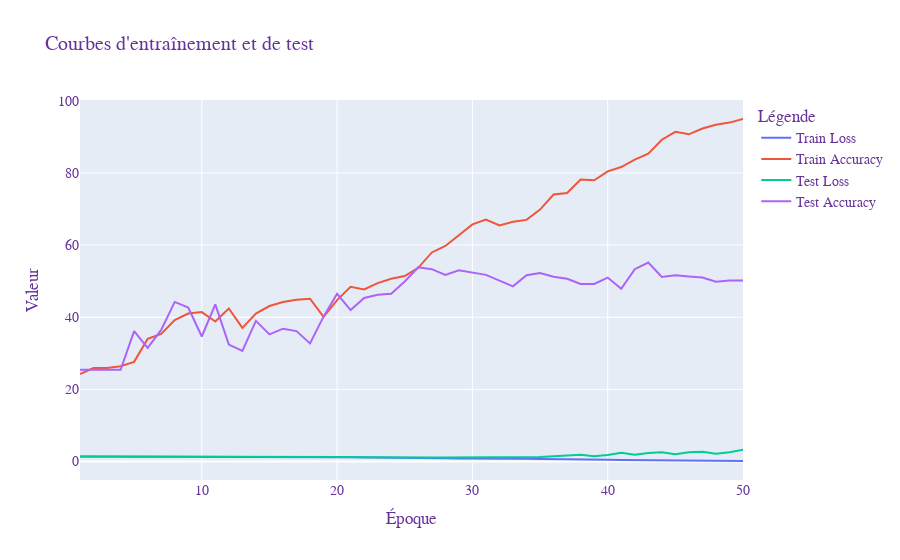

Notebook source saved alongside this figure:
### Code cell
import plotly.graph_objects as go

# Créer les traces pour les courbes d'entraînement et de test
trace_train_loss = go.Scatter(x=list(range(1, num_epochs+1)), y=train_losses, mode='lines', name='Train Loss')
trace_train_acc = go.Scatter(x=list(range(1, num_epochs+1)), y=train_accuracies, mode='lines', name='Train Accuracy')
trace_test_loss = go.Scatter(x=list(range(1, num_epochs+1)), y=test_losses, mode='lines', name='Test Loss')
trace_test_acc = go.Scatter(x=list(range(1, num_epochs+1)), y=test_accuracies, mode='lines', name='Test Accuracy')

# Créer la figure
fig = go.Figure()
fig.add_trace(trace_train_loss)
fig.add_trace(trace_train_acc)
fig.add_trace(trace_test_loss)
fig.add_trace(trace_test_acc)

# Configurer le layout
fig.update_layout(
    title='Courbes d\'entraînement et de test',
    xaxis_title='Époque',
    yaxis_title='Valeur',
    legend_title="Légende",
    font=dict(
        family="Courier New, monospace",
        size=14,
        color="RebeccaPurple"
    )
)

# Afficher le graphique
fig.show()

### Figure 1 — Plotly figure (JSON) as saved in the notebook; plotly's stock layout.template omitted (floating-point values rounded to 4 significant figures)
{"data": [{"mode": "lines", "name": "Train Loss", "type": "scatter", "x": [1, 2, 3, 4, 5, 6, 7, 8, 9, 10, 11, 12, 13, 14, 15, 16, 17, 18, 19, 20, 21, 22, 23, 24, 25, 26, 27, 28, 29, 30, 31, 32, 33, 34, 35, 36, 37, 38, 39, 40, 41, 42, 43, 44, 45, 46, 47, 48, 49, 50], "y": [1.386, 1.386, 1.385, 1.384, 1.381, 1.365, 1.331, 1.27, 1.257, 1.243, 1.27, 1.225, 1.296, 1.259, 1.237, 1.204, 1.18, 1.183, 1.255, 1.207, 1.155, 1.149, 1.122, 1.109, 1.077, 1.04, 0.9804, 0.9342, 0.8753, 0.814, 0.7758, 0.807, 0.7899, 0.7766, 0.727, 0.6386, 0.6314, 0.5432, 0.5412, 0.4982, 0.4454, 0.4258, 0.3776, 0.3044, 0.2462, 0.2448, 0.2124, 0.2013, 0.184, 0.1492]}, {"mode": "lines", "name": "Train Accuracy", "type": "scatter", "x": [1, 2, 3, 4, 5, 6, 7, 8, 9, 10, 11, 12, 13, 14, 15, 16, 17, 18, 19, 20, 21, 22, 23, 24, 25, 26, 27, 28, 29, 30, 31, 32, 33, 34, 35, 36, 37, 38, 39, 40, 41, 42, 43, 44, 45, 46, 47, 48, 49, 50], "y": [24.25, 25.93, 25.93, 26.43, 27.64, 34, 35.36, 39.21, 41.04, 41.43, 38.82, 42.43, 37.07, 41.04, 43.11, 44.25, 44.86, 45.14, 40.11, 44.75, 48.43, 47.71, 49.46, 50.68, 51.43, 53.71, 57.96, 59.75, 62.71, 65.75, 67.07, 65.43, 66.46, 67, 69.86, 74.04, 74.46, 78.18, 77.96, 80.46, 81.64, 83.71, 85.36, 89.21, 91.39, 90.71, 92.32, 93.36, 93.96, 94.96]}, {"mode": "lines", "name": "Test Loss", "type": "scatter", "x": [1, 2, 3, 4, 5, 6, 7, 8, 9, 10, 11, 12, 13, 14, 15, 16, 17, 18, 19, 20, 21, 22, 23, 24, 25, 26, 27, 28, 29, 30, 31, 32, 33, 34, 35, 36, 37, 38, 39, 40, 41, 42, 43, 44, 45, 46, 47, 48, 49, 50], "y": [1.386, 1.386, 1.385, 1.383, 1.377, 1.381, 1.326, 1.242, 1.255, 1.33, 1.233, 1.357, 1.366, 1.289, 1.301, 1.269, 1.281, 1.331, 1.285, 1.192, 1.248, 1.176, 1.2, 1.171, 1.145, 1.101, 1.095, 1.111, 1.127, 1.228, 1.297, 1.213, 1.265, 1.204, 1.27, 1.474, 1.702, 1.85, 1.497, 1.838, 2.436, 1.913, 2.356, 2.579, 2.052, 2.604, 2.7, 2.177, 2.597, 3.24]}, {"mode": "lines", "name": "Test Accuracy", "type": "scatter", "x": [1, 2, 3, 4, 5, 6, 7, 8, 9, 10, 11, 12, 13, 14, 15, 16, 17, 18, 19, 20, 21, 22, 23, 24, 25, 26, 27, 28, 29, 30, 31, 32, 33, 34, 35, 36, 37, 38, 39, 40, 41, 42, 43, 44, 45, 46, 47, 48, 49, 50], "y": [25.42, 25.42, 25.42, 25.42, 36.17, 31.5, 36.5, 44.25, 42.67, 34.67, 43.58, 32.42, 30.67, 39, 35.25, 36.83, 36.17, 32.75, 40.17, 46.5, 42, 45.33, 46.25, 46.5, 49.92, 53.83, 53.33, 51.75, 53, 52.42, 51.75, 50.17, 48.58, 51.67, 52.25, 51.25, 50.67, 49.25, 49.25, 51, 47.92, 53.33, 55.17, 51.17, 51.67, 51.33, 51, 49.83, 50.17, 50.17]}], "layout": {"font": {"color": "RebeccaPurple", "family": "Courier New, monospace", "size": 14}, "legend": {"title": {"text": "Légende"}}, "title": {"text": "Courbes d'entraînement et de test"}, "xaxis": {"title": {"text": "Époque"}}, "yaxis": {"title": {"text": "Valeur"}}}}
